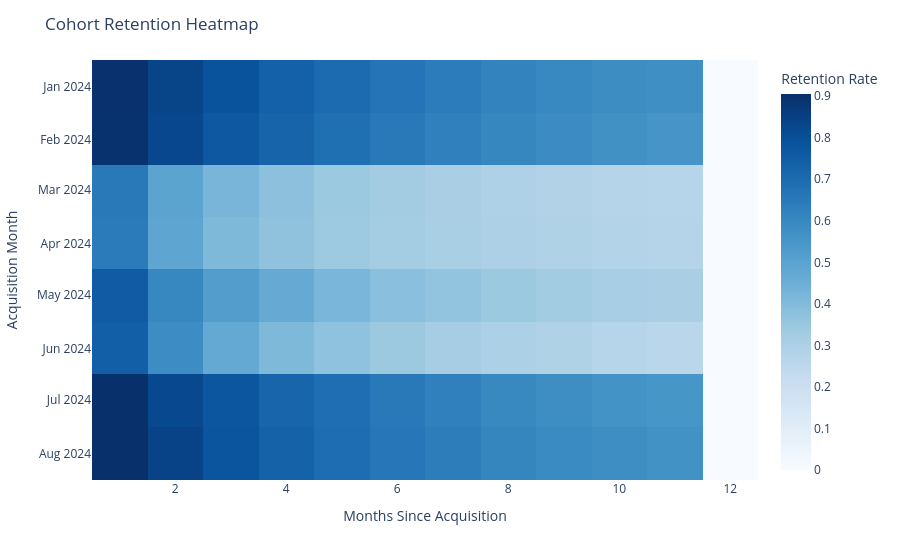

Notebook code cell kept with this figure:
### Code cell
# ------------------------------------------
# 1. Create full tenure grid (VERY IMPORTANT)
# ------------------------------------------
import numpy as np

max_month = 12
tenure_range = np.arange(1, max_month + 1)

full_index = pd.MultiIndex.from_product(
    [
        cohort_data["acquisition_month"].unique(),
        tenure_range
    ],
    names=["acquisition_month", "month_churned"]
)

cohort_data = (
    cohort_data
    .set_index(["acquisition_month", "month_churned"])
    .reindex(full_index, fill_value=0)
    .reset_index()
)

# ------------------------------------------
# 2. Recalculate cumulative churn (now correct)
# ------------------------------------------
cohort_data = cohort_data.sort_values(["acquisition_month", "month_churned"])

cohort_data["cumulative_churn"] = (
    cohort_data
    .groupby("acquisition_month")["users"]
    .cumsum()
)

# ------------------------------------------
# 3. Calculate active users
# ------------------------------------------
cohort_data["active_users"] = (
    cohort_data["new_users"] - cohort_data["cumulative_churn"]
)

# ------------------------------------------
# 4. Retention rate
# ------------------------------------------
cohort_data["retention_rate"] = (
    cohort_data["active_users"] / cohort_data["new_users"]
)

cohort_data["acquisition_month"] = cohort_data["acquisition_month"].astype(str)
# ------------------------------------------
# 5. Pivot for heatmap
# ------------------------------------------
heatmap_data = cohort_data.pivot(
    index="acquisition_month",
    columns="month_churned",
    values="retention_rate"
)

# ------------------------------------------
# 6. Plot heatmap
# ------------------------------------------
fig = px.imshow(
    heatmap_data,
    aspect="auto",
    color_continuous_scale="Blues",
    labels=dict(color="Retention Rate")
)

fig.update_layout(
    title="Cohort Retention Heatmap",
    xaxis_title="Months Since Acquisition",
    yaxis_title="Acquisition Month"
)

fig.show()

### Figure 1 — Plotly figure (JSON) as saved in the notebook; plotly's stock layout.template omitted (floating-point values rounded to 4 significant figures)
{"data": [{"coloraxis": "coloraxis", "hovertemplate": "month_churned: %{x}<br>acquisition_month: %{y}<br>Retention Rate: %{z}<extra></extra>", "name": "0", "type": "heatmap", "x": [1.0, 2.0, 3.0, 4.0, 5.0, 6.0, 7.0, 8.0, 9.0, 10.0, 11.0, 12.0], "xaxis": "x", "y": ["2024-01", "2024-02", "2024-03", "2024-04", "2024-05", "2024-06", "2024-07", "2024-08"], "yaxis": "y", "z": [[0.9015, 0.8382, 0.7856, 0.735, 0.7004, 0.6678, 0.6405, 0.6158, 0.5999, 0.5826, 0.5752, 0.0], [0.8986, 0.8266, 0.7677, 0.7264, 0.6859, 0.6499, 0.6283, 0.6073, 0.587, 0.5694, 0.553, 0.0], [0.6512, 0.4942, 0.4232, 0.3795, 0.3454, 0.3256, 0.3058, 0.2915, 0.284, 0.273, 0.2703, 0.0], [0.6448, 0.4871, 0.4089, 0.3704, 0.3419, 0.3221, 0.3082, 0.2982, 0.2876, 0.2803, 0.2737, 0.0], [0.7554, 0.6035, 0.5224, 0.4672, 0.4205, 0.3842, 0.3634, 0.3452, 0.3284, 0.3154, 0.3056, 0.0], [0.7441, 0.582, 0.4735, 0.4092, 0.3731, 0.3449, 0.3182, 0.2994, 0.2873, 0.2706, 0.2605, 0.0], [0.9053, 0.8233, 0.7733, 0.722, 0.688, 0.6513, 0.6273, 0.596, 0.58, 0.5613, 0.5507, 0.0], [0.9036, 0.8413, 0.7784, 0.7332, 0.6929, 0.6614, 0.6382, 0.6108, 0.5889, 0.5787, 0.567, 0.0]]}], "layout": {"coloraxis": {"colorbar": {"title": {"text": "Retention Rate"}}, "colorscale": [[0, "rgb(247,251,255)"], [0.125, "rgb(222,235,247)"], [0.25, "rgb(198,219,239)"], [0.375, "rgb(158,202,225)"], [0.5, "rgb(107,174,214)"], [0.625, "rgb(66,146,198)"], [0.75, "rgb(33,113,181)"], [0.875, "rgb(8,81,156)"], [1, "rgb(8,48,107)"]]}, "margin": {"t": 60}, "title": {"text": "Cohort Retention Heatmap"}, "xaxis": {"anchor": "y", "domain": [0, 1], "title": {"text": "Months Since Acquisition"}}, "yaxis": {"anchor": "x", "autorange": "reversed", "domain": [0, 1], "title": {"text": "Acquisition Month"}}}}
